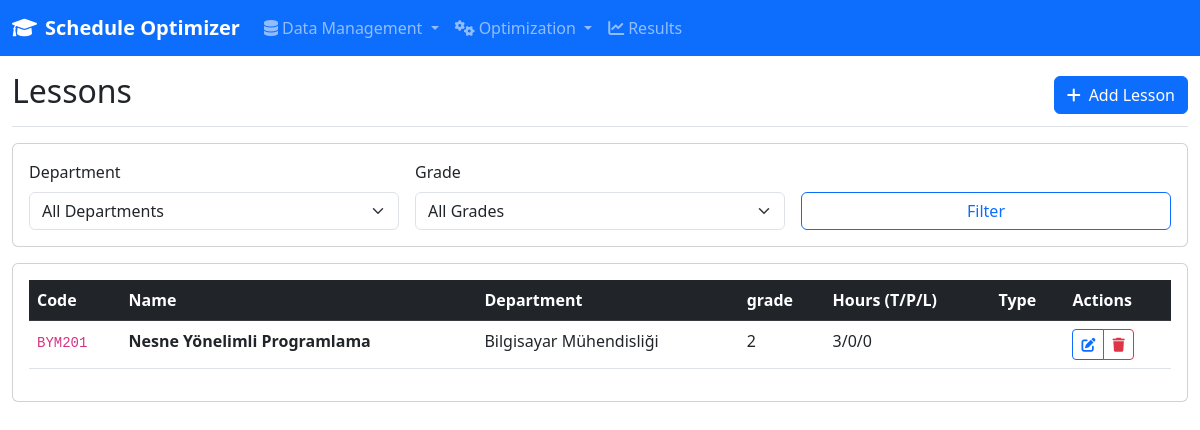
Page /data/lessons on the committed database.
### models/database.py (models this page shows, shortened)
class Lesson(db.Model):
    __tablename__ = 'lessons'
    id = db.Column(db.Integer, primary_key=True)
    name = db.Column(db.String(200), nullable=False)
    code = db.Column(db.String(50), nullable=False)
    department_id = db.Column(db.Integer, db.ForeignKey('departments.id'), nullable=False)
    grade = db.Column(db.Integer, nullable=False)
    semester = db.Column(db.Integer, nullable=False, default=1)  # 1=Güz, 2=Bahar
    theory_hours = db.Column(db.Integer, nullable=False, default=0)
    practice_hours = db.Column(db.Integer, nullable=False, default=0)
    lab_hours = db.Column(db.Integer, nullable=False, default=0)
    akts = db.Column(db.Integer, nullable=False, default=0)  # AKTS kredisi
    local_credit = db.Column(db.Float, nullable=False, default=0)  # Yerel kredi
    student_capacity = db.Column(db.Integer, nullable=False, default=40)
    min_capacity = db.Column(db.Integer, nullable=False, default=5)  # Minimum açılacak öğrenci sayısı
    is_online = db.Column(db.Boolean, nullable=False, default=False)
    requires_lab = db.Column(db.Boolean, nullable=False, default=False)
    requires_computer = db.Column(db.Boolean, nullable=False, default=False)
    requires_projector = db.Column(db.Boolean, nullable=False, default=True)
    is_elective = db.Column(db.Boolean, nullable=False, default=False)  # Seçmeli ders mi?
    prerequisite_ids = db.Column(JSON, nullable=True)  # Önkoşul ders ID'leri
    language = db.Column(db.String(20), nullable=False, default='Turkish')  # Ders dili
    exam_type = db.Column(db.String(50), nullable=True)  # Final, Vize+Final, Proje vb.
    is_active = db.Column(db.Boolean, nullable=False, default=True)
    created_at = db.Column(db.DateTime, default=datetime.utcnow)
    updated_at = db.Column(db.DateTime, default=datetime.utcnow, onupdate=datetime.utcnow)

class Department(db.Model):
    __tablename__ = 'departments'
    id = db.Column(db.Integer, primary_key=True)
    name = db.Column(db.String(200), nullable=False, unique=True)
    code = db.Column(db.String(10), nullable=False, unique=True)  # Bölüm kodu (CS, EE, etc.)
    num_grades = db.Column(db.Integer, nullable=False)
    head_of_department = db.Column(db.String(200), nullable=True)  # Bölüm başkanı
    building = db.Column(db.String(100), nullable=True)  # Ana bina
    floor = db.Column(db.Integer, nullable=True)  # Ana kat
    phone = db.Column(db.String(20), nullable=True)
    email = db.Column(db.String(200), nullable=True)
    is_active = db.Column(db.Boolean, default=True)
    created_at = db.Column(db.DateTime, default=datetime.utcnow)
    updated_at = db.Column(db.DateTime, default=datetime.utcnow, onupdate=datetime.utcnow)
    lessons = db.relationship('Lesson', backref='department_ref', lazy=True, cascade='all, delete-orphan')
    instructors = db.relationship('Instructor', backref='department_ref', lazy=True, cascade='all, delete-orphan')

### routes/data_entry.py (the view)
@data_entry_bp.route('/lessons')
def lessons():
    dept_id = request.args.get('department_id', type=int)
    grade = request.args.get('grade', type=int)
    semester = request.args.get('semester', type=int)
    query = Lesson.query
    if dept_id:
        query = query.filter_by(department_id=dept_id)
    if grade:
        query = query.filter_by(grade=grade)
    if semester:
        query = query.filter_by(semester=semester)
    lessons = query.order_by(Lesson.department_id, Lesson.grade, Lesson.semester, Lesson.name).all()
    departments = Department.query.order_by(Department.name).all()
    return render_template('data_entry/lessons.html',
                         lessons=lessons,
                         departments=departments,
                         selected_dept=dept_id,
                         selected_grade=grade,
                         selected_semester=semester)

### templates/data_entry/lessons.html (shortened to what this page needs)
{% extends "base.html" %}
{% block content %}
<div class="col-12">
    <div class="d-flex justify-content-between flex-wrap flex-md-nowrap align-items-center pt-3 pb-2 mb-3 border-bottom">
        <h1 class="h2">Lessons</h1>
        <a href="{{ url_for('data_entry.create_lesson') }}" class="btn btn-primary">
            <i class="fas fa-plus me-2"></i>Add Lesson
        </a>
    </div>
    <div class="card mb-3">
        <div class="card-body">
            <form method="GET" class="row g-3">
                <div class="col-md-4">
                    <label for="department_id" class="form-label">Department</label>
                    <select class="form-select" name="department_id" id="department_id">
                        <option value="">All Departments</option>
                    </select>
                </div>
                <div class="col-md-4">
                    <label for="grade" class="form-label">Grade</label>
                    <select class="form-select" name="grade" id="grade">
                        <option value="">All Grades</option>
                    </select>
                </div>
                <div class="col-md-4">
                    <label class="form-label">&nbsp;</label>
                    <div class="d-grid">
                        <button type="submit" class="btn btn-outline-primary">Filter</button>
                    </div>
                </div>
            </form>
        </div>
    </div>
    <div class="card">
        <div class="card-body">
            {% if lessons %}
                <div class="table-responsive">
                    <table class="table table-hover">
                        <thead class="table-dark">
                            <tr>
                                <th>Code</th>
                                <th>Name</th>
                                <th>Department</th>
                                <th>grade</th>
                                <th>Hours (T/P/L)</th>
                                <th>Type</th>
                                <th>Actions</th>
                            </tr>
                        </thead>
                        <tbody>
                            {% for lesson in lessons %}
                            <tr>
                                <td><code>{{ lesson.code }}</code></td>
                                <td><strong>{{ lesson.name }}</strong></td>
                                <td>{{ lesson.department_ref.name }}</td>
                                <td>{{ lesson.grade }}</td>
                                <td>{{ lesson.theory_hours }}/{{ lesson.practice_hours }}/{{ lesson.lab_hours }}</td>
                                <td>
                                </td>
                                <td>
                                    <div class="btn-group btn-group-sm">
                                        <a href="{{ url_for('data_entry.edit_lesson', lesson_id=lesson.id) }}"
                                           class="btn btn-outline-primary">
                                            <i class="fas fa-edit"></i>
                                        </a>
                                        <button type="button" class="btn btn-outline-danger"
                                                onclick="confirmDelete('{{ lesson.name }}', '{{ url_for('data_entry.delete_lesson', lesson_id=lesson.id) }}')">
                                            <i class="fas fa-trash"></i>
                                        </button>
                                    </div>
                                </td>
                            </tr>
                            {% endfor %}
                        </tbody>
                    </table>
                </div>
            {% endif %}
        </div>
    </div>
</div>
{% endblock %}

### rows in the picture
Lesson: code "BYM201", name "Nesne Yönelimli Programlama", department_ref.name "Bilgisayar Mühendisliği", grade "2", theory_hours "3", practice_hours "0", lab_hours "0"
